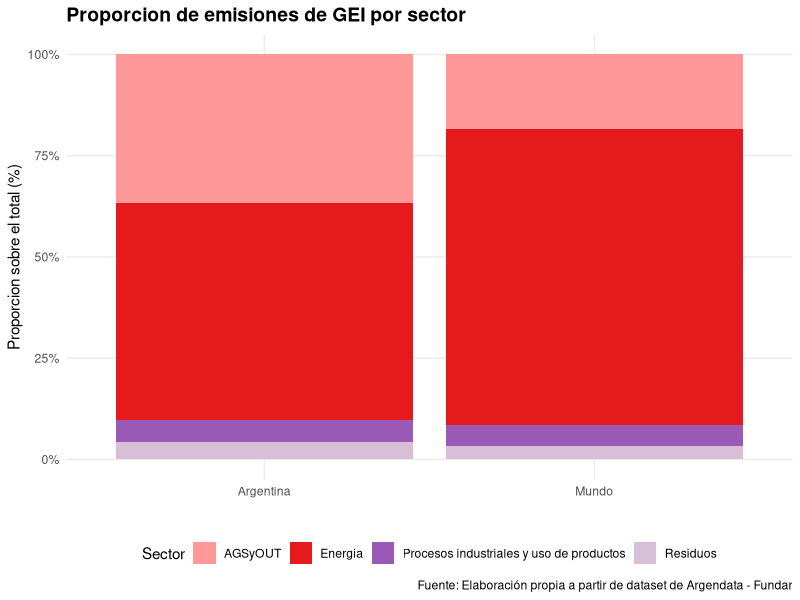

Write R code to recreate this figure. (Note: this script raises an error after producing the figure.)
## ---- chunk 1
library(readr)
library(stringi)
library(dplyr)

emisiones_mundo <- read_csv(
  "data/Argendata/CAMCLI/emisiones_arg_mundo.csv",
  locale = locale(encoding = "UTF-8")
)

emisiones_mundo$sector <- stri_trans_general(emisiones_mundo$sector, "Latin-ASCII")

unique(emisiones_mundo$sector)
## ---- chunk 2
library(ggplot2)

ggplot(emisiones_mundo, aes(x = geonombreFundar, 
                            y = valor_en_porcent, 
                            fill = sector)) +
  geom_bar(stat = "identity", position = "fill") +
  scale_y_continuous(labels = scales::percent_format()) +
  scale_fill_manual(values = c(
    "Energia" = "#E41A1C",                # rojo
    "Procesos industriales y uso de productos" = "#9B59B6", # violeta
    "Residuos" = "#D8BFD8",               # violeta claro
    "AGSyOUT" = "#FF9999"                 # rojo claro
  )) +
  labs(title = "Proporcion de emisiones de GEI por sector", 
      caption = "Fuente: Elaboración propia a partir de dataset de Argendata - Fundar",
       x = "",
       y = "Proporcion sobre el total (%)",
       fill = "Sector", ) +
  theme_minimal() +
  theme (plot.title = element_text(size = 14, face = "bold"),
    plot.subtitle = element_text(size = 12, color = "gray40"),
    legend.position = "bottom",
    panel.grid.minor = element_blank())
 +
  scale_y_continuous(labels = scales::comma)
## ---- chunk 3
emisiones_mundo_serie <- read_csv(
  "data/Argendata/CAMCLI/emisiones_global_sec_1850_2014.csv",
  locale = locale(encoding = "UTF-8")
)
## ---- chunk 4
ggplot(emisiones_mundo_serie, aes(x = anio, y = valor_en_ggco2e, color = sector, group = sector)) +
  geom_line(size = 1) +
  geom_point(size = 0.5) +
  scale_color_manual(values = c(
    "AGSyOUT" = "#10b981",
    "Energía" = "#f59e0b",
    "Otros" = "#6366f1",
    "PIUP" = "#ec4899",
    "Residuos" = "#8b5cf6"
  )) +
  labs(
    title = "Evolución de Emisiones de GEI por Sector",
    subtitle = "Emisiones mundiales en Gg CO2e a lo largo del tiempo",   caption = "Fuente: Elaboración propia a partir de dataset de Argendata - Fundar",
    x = "Año",
    y = "Emisiones (Gg CO2e)",
    color = "Sector"
  ) +
  theme_minimal() +
  theme(
    plot.title = element_text(size = 14, face = "bold"),
    plot.subtitle = element_text(size = 12, color = "gray40"),
    legend.position = "bottom",
    panel.grid.minor = element_blank()
  ) +
  scale_y_continuous(labels = scales::comma)
